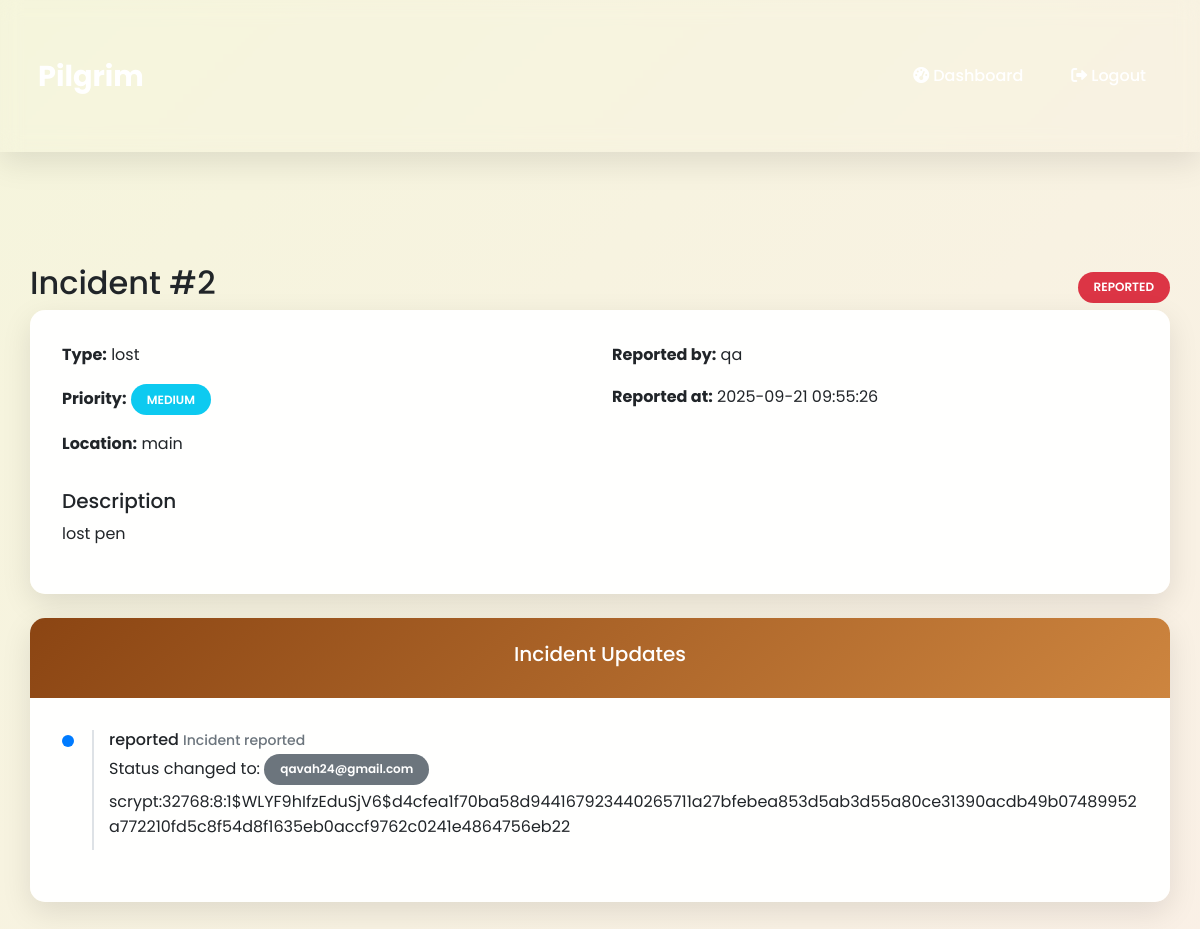
The page /incident/2 (signed in) on the database its author committed.
### tables this page shows
CREATE TABLE incidents (
            id INTEGER PRIMARY KEY AUTOINCREMENT,
            type TEXT NOT NULL,
            description TEXT NOT NULL,
            location TEXT,
            status TEXT DEFAULT 'reported',
            priority TEXT DEFAULT 'medium',
            timestamp DATETIME DEFAULT CURRENT_TIMESTAMP,
            user_id INTEGER,
            assigned_to INTEGER,
            image_path TEXT,
            FOREIGN KEY (user_id) REFERENCES users (id),
            FOREIGN KEY (assigned_to) REFERENCES users (id)
        );

CREATE TABLE users (
            id INTEGER PRIMARY KEY AUTOINCREMENT,
            username TEXT UNIQUE NOT NULL,
            email TEXT UNIQUE NOT NULL,
            password_hash TEXT NOT NULL
        , created_at TEXT);

CREATE TABLE incident_updates (
            id INTEGER PRIMARY KEY AUTOINCREMENT,
            incident_id INTEGER,
            status TEXT,
            notes TEXT,
            updated_by INTEGER,
            timestamp DATETIME DEFAULT CURRENT_TIMESTAMP,
            FOREIGN KEY (incident_id) REFERENCES incidents (id),
            FOREIGN KEY (updated_by) REFERENCES users (id)
        );

### app.py (the view)
@app.route('/incident/<int:incident_id>')
@login_required
def view_incident(incident_id):
    conn = sqlite3.connect('pilgrim.db')
    cursor = conn.cursor()
    cursor.execute('''
        SELECT i.*, u.username as reporter_name
        FROM incidents i
        JOIN users u ON i.user_id = u.id
        WHERE i.id = ?
    ''', (incident_id,))
    incident = cursor.fetchone()
    cursor.execute('''
        SELECT u.*, iu.status, iu.notes, iu.timestamp
        FROM incident_updates iu
        JOIN users u ON iu.updated_by = u.id
        WHERE iu.incident_id = ?
        ORDER BY iu.timestamp DESC
    ''', (incident_id,))
    updates = cursor.fetchall()
    cursor.execute('''
        SELECT v.user_id, u.username, v.skills, v.location
        FROM volunteers v
        JOIN users u ON v.user_id = u.id
        WHERE v.is_available = 1
    ''')
    volunteers = cursor.fetchall()
    conn.close()
    if not incident:
        flash('Incident not found', 'error')
        return redirect(url_for('user_dashboard'))
    return render_template('view_incident.html',
                         incident=incident,
                         updates=updates,
                         volunteers=volunteers)

### app.py (called while the page is built)
def login_required(f):
    @wraps(f)
    def decorated_function(*args, **kwargs):
        if 'user_id' not in session:
            if request.is_json or request.headers.get('X-Requested-With') == 'XMLHttpRequest':
                return jsonify({"success": False, "message": "Login required"}), 401
            flash("Please login first", "error")
            return redirect(url_for('index'))
        return f(*args, **kwargs)
    return decorated_function

### templates/view_incident.html (shortened to what this page needs)
{% extends "base.html" %}
{% block content %}
<div class="container mt-4">
    <div class="d-flex justify-content-between align-items-center">
        <h2>Incident #{{ incident[0] }}</h2>
        <span class="badge bg-{% if incident[4] == 'resolved' %}success{% elif incident[4] == 'in_progress' %}warning{% else %}danger{% endif %}">
            {{ incident[4]|upper }}
        </span>
    </div>
    <div class="card mb-4">
        <div class="card-body">
            <div class="row">
                <div class="col-md-6">
                    <p><strong>Type:</strong> {{ incident[1] }}</p>
                    <p><strong>Priority:</strong>
                        <span class="badge bg-{% if incident[5] == 'critical' %}danger{% elif incident[5] == 'high' %}warning{% elif incident[5] == 'medium' %}info{% else %}secondary{% endif %}">
                            {{ incident[5]|upper }}
                        </span>
                    </p>
                    <p><strong>Location:</strong> {{ incident[3] or 'Not specified' }}</p>
                </div>
                <div class="col-md-6">
                    <p><strong>Reported by:</strong> {{ incident[10] }}</p>
                    <p><strong>Reported at:</strong> {{ incident[6] }}</p>
                </div>
            </div>
            <div class="mt-3">
                <h5>Description</h5>
                <p>{{ incident[2] }}</p>
            </div>
        </div>
    </div>
    <div class="card">
        <div class="card-header">
            <h5>Incident Updates</h5>
        </div>
        <div class="card-body">
            {% if updates %}
            <div class="timeline">
                {% for update in updates %}
                <div class="timeline-item">
                    <div class="timeline-marker"></div>
                    <div class="timeline-content">
                        <h6 class="mb-1">{{ update[5] }} <small class="text-muted">{{ update[6] }}</small></h6>
                        <p class="mb-1">Status changed to: <span class="badge bg-secondary">{{ update[2] }}</span></p>
                        {% if update[3] %}
                        <p class="mb-0">{{ update[3] }}</p>
                        {% endif %}
                    </div>
                </div>
                {% endfor %}
            </div>
            {% else %}
            <p>No updates yet.</p>
            {% endif %}
        </div>
    </div>
</div>
{% endblock %}

### static/css/style.css (style rules this page uses)
:root { --primary: #4361ee; --secondary: #3a0ca3; --success: #4cc9f0; --warning: #f72585; --info: #7209b7; --light: #f8f9fa; --dark: #212529; --spiritual: #8B4513; --gold: #FFD700; --gradient: linear-gradient(135deg, #4361ee 0%, #3a0ca3 100%); --spiritual-gradient: linear-gradient(135deg, #8B4513 0%, #CD853F 100%); --shadow: 0 10px 30px rgba(0, 0, 0, 0.1); --border-radius: 15px; }
* { margin: 0; padding: 0; box-sizing: border-box; }
body { font-family: 'Poppins', sans-serif; background: linear-gradient(135deg, #f5f5dc 0%, #faf0e6 100%); min-height: 100vh; color: var(--dark); line-height: 1.6; }
.container { padding: 2rem 0; }
.card { border: none; border-radius: var(--border-radius); box-shadow: var(--shadow); background: rgba(255, 255, 255, 0.95); backdrop-filter: blur(10px); transition: transform 0.3s ease, box-shadow 0.3s ease; overflow: hidden; }
.card-header { background: var(--spiritual-gradient); color: white; border: none; padding: 1.5rem; font-weight: 600; text-align: center; }
.card-body { padding: 2rem; }
.badge { padding: 0.6rem 1rem; border-radius: 20px; font-weight: 600; }

### templates/view_incident.html (style rules this page uses)
.timeline { position: relative; padding-left: 30px; }
.timeline-item { position: relative; margin-bottom: 20px; }
.timeline-marker { position: absolute; left: -30px; top: 5px; width: 12px; height: 12px; border-radius: 50%; background-color: #007bff; }
.timeline-content { padding-bottom: 10px; border-left: 2px solid #dee2e6; padding-left: 15px; }

### rows shown on the page
incidents: id "2", status "REPORTED", type "lost", priority "MEDIUM", location "main", timestamp "2025-09-21 09:55:26", description "lost pen"
users: username "qa"
incident_updates: status "reported", notes "Incident reported", email "qavah24@gmail.com", password_hash "scrypt:32768:8:1$WLYF9hIfzEduSjV6$d4cfea1f70ba58d944167923440265711a27bfebea853d5ab3d55a80ce31390acdb49b07489952a772210fd5c8f54d8f1635eb0accf9762c0241e4864756eb22"
